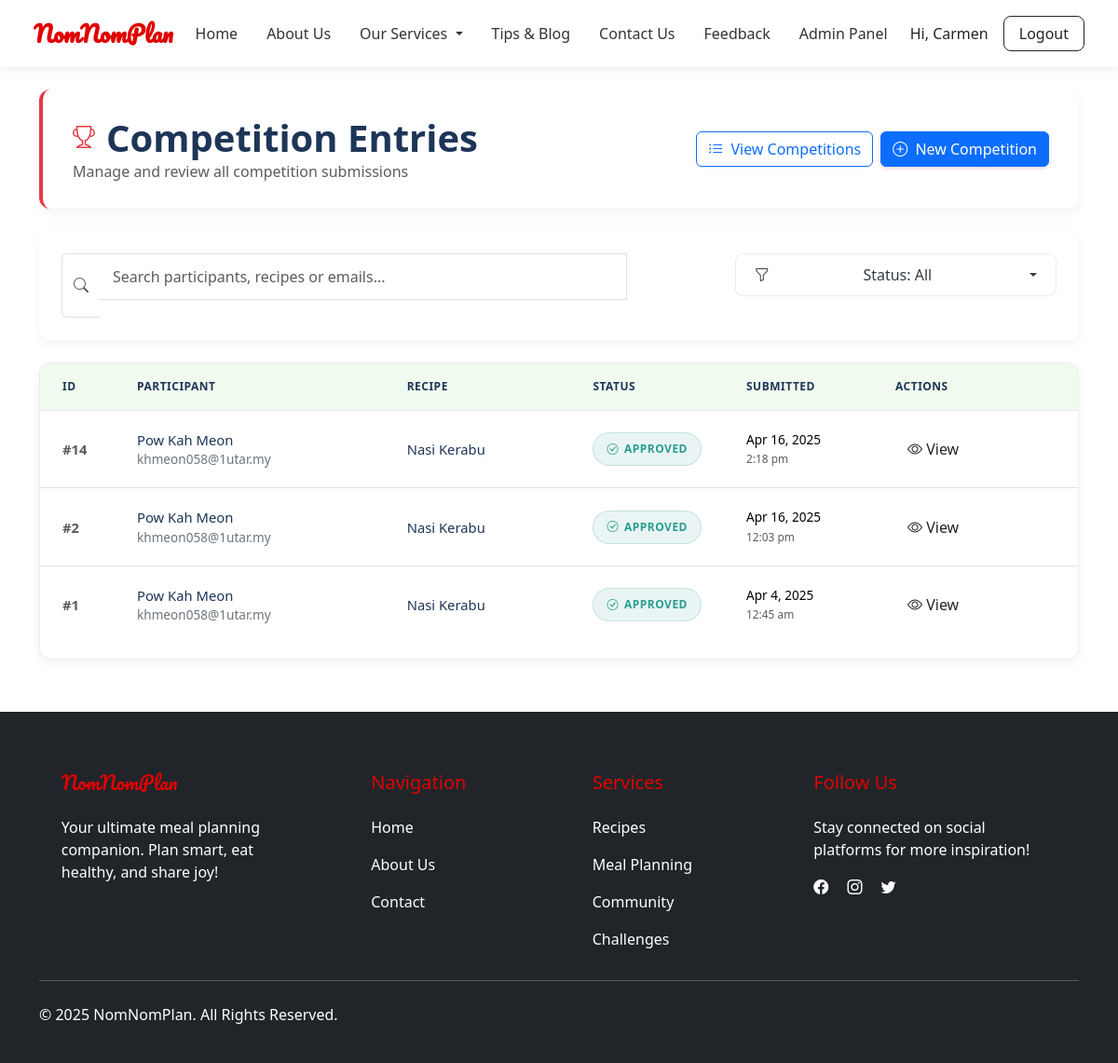
Screenshot of /competition-module/view-entries.php (signed in) with the database file from the repository.
### tables this page shows
CREATE TABLE `competition_entries` (
  `entry_id` int(11) NOT NULL,
  `user_id` int(11) NOT NULL,
  `competition_id` int(11) NOT NULL,
  `recipe_id` int(11) NOT NULL,
  `status` varchar(20) DEFAULT 'submitted',
  `submitted_at` datetime DEFAULT current_timestamp(),
  `winner_name` varchar(255) DEFAULT NULL
);

CREATE TABLE `users` (
  `id` int(11) NOT NULL,
  `name` varchar(100) NOT NULL,
  `email` varchar(100) NOT NULL,
  `avatar_url` varchar(255) DEFAULT NULL,
  `password` varchar(255) NOT NULL,
  `role` enum('user','admin') DEFAULT 'user',
  `created_at` timestamp NOT NULL DEFAULT current_timestamp(),
  `status` enum('active','pending','inactive') DEFAULT 'pending'
);

CREATE TABLE `recipes` (
  `id` int(11) NOT NULL,
  `title` varchar(255) NOT NULL,
  `description` text DEFAULT NULL,
  `ingredients` longtext DEFAULT NULL,
  `steps` longtext DEFAULT NULL,
  `cuisine` varchar(100) DEFAULT NULL,
  `prep_time` int(11) DEFAULT NULL,
  `cook_time` int(11) DEFAULT NULL,
  `total_time` int(11) DEFAULT NULL,
  `difficulty` enum('easy','medium','hard') DEFAULT NULL,
  `nutrition` longtext DEFAULT NULL,
  `status` enum('draft','pending','approved','rejected') DEFAULT 'pending',
  `is_public` tinyint(1) DEFAULT 1,
  `view_count` int(11) DEFAULT 0,
  `created_by` int(11) DEFAULT NULL,
  `created_at` timestamp NOT NULL DEFAULT current_timestamp(),
  `updated_at` timestamp NOT NULL DEFAULT current_timestamp() ON UPDATE current_timestamp(),
  `admin_note` text DEFAULT NULL,
  `image_url` varchar(255) DEFAULT NULL,
  `instructions` text DEFAULT NULL
);

### competition-module/view-entries.php (the view, shortened to what this page needs)
<?php
include '../includes/db.php';
$search = $_GET['search'] ?? '';
$status_filter = $_GET['status'] ?? 'all';
$sql = "SELECT
    ce.entry_id AS id,
    u.name AS name,
    u.email AS email,
    r.title AS recipe_name,
    ce.status,
    r.id AS recipe_id,
    ce.submitted_at
FROM competition_entries ce
JOIN users u ON ce.user_id = u.id
JOIN recipes r ON ce.recipe_id = r.id";
$sql .= " ORDER BY ce.submitted_at DESC";
$stmt = $conn->prepare($sql);
$stmt->execute();
$result = $stmt->get_result();
?>
<!DOCTYPE html>
<html lang="en">
<head>
    <link href="https://cdn.jsdelivr.net/npm/bootstrap@5.3.2/dist/css/bootstrap.min.css" rel="stylesheet">
    <link href="https://cdn.jsdelivr.net/npm/bootstrap-icons@1.10.5/font/bootstrap-icons.css" rel="stylesheet">
</head>
<body class="d-flex flex-column min-vh-100">
<?php include '../navbar.php'; ?>
<main class="container flex-grow-1 py-4">
    <div class="page-header">
        <div class="d-flex flex-column flex-md-row justify-content-between align-items-start align-items-md-center">
            <div class="mb-3 mb-md-0">
                <h1 class="page-title">
                    <i class="bi bi-trophy"></i> Competition Entries
                </h1>
                <p class="text-muted mb-0">Manage and review all competition submissions</p>
            </div>
            <div class="d-flex gap-2">
                <a href="competition-list.php" class="btn btn-outline-primary">
                    <i class="bi bi-list-ul me-1"></i> View Competitions
                </a>
                <a href="add-competition.php" class="btn btn-primary">
                    <i class="bi bi-plus-circle me-1"></i> New Competition
                </a>
            </div>
        </div>
    </div>
    <div class="search-container">
        <div class="row g-3">
            <div class="col-md-8">
                <form method="GET" class="d-flex align-items-center">
                    <div class="input-group">
                        <span class="input-group-text bg-white border-end-0">
                            <i class="bi bi-search text-muted"></i>
                        </span>
                        <input type="text" name="search" class="form-control search-input border-start-0"
                               placeholder="Search participants, recipes or emails..."
                               value="<?= htmlspecialchars($search) ?>">
                        <button type="submit" class="btn search-btn text-white">
                            <i class="bi bi-search me-1"></i> Search
                        </button>
                    </div>
                </form>
            </div>
            <div class="col-md-4">
                <div class="filter-dropdown">
                    <div class="dropdown">
                        <button class="btn dropdown-toggle" type="button"
                                id="filterDropdown" data-bs-toggle="dropdown" aria-expanded="false">
                            <i class="bi bi-funnel me-1"></i>
                            <span class="filter-text">Status: <?= ucfirst($status_filter) ?></span>
                        </button>
                    </div>
                </div>
            </div>
        </div>
    </div>
    <?php if (mysqli_num_rows($result) > 0): ?>
        <div class="table-container">
            <div class="table-responsive">
                <table class="table table-hover align-middle">
                    <thead>
                        <tr>
                            <th width="80">ID</th>
                            <th>Participant</th>
                            <th>Recipe</th>
                            <th width="140">Status</th>
                            <th width="160">Submitted</th>
                            <th width="220">Actions</th>
                        </tr>
                    </thead>
                    <tbody>
                        <?php while ($row = $result->fetch_assoc()): ?>
                            <tr>
                                <td class="fw-semibold text-muted">#<?= htmlspecialchars($row['id']) ?></td>
                                <td>
                                    <div class="d-flex flex-column">
                                        <span class="participant-name"><?= htmlspecialchars($row['name']) ?></span>
                                        <span class="participant-email"><?= htmlspecialchars($row['email']) ?></span>
                                    </div>
                                </td>
                                <td>
                                    <a href="view.php?id=<?= $row['recipe_id'] ?>" class="recipe-name text-decoration-none">
                                        <?= htmlspecialchars($row['recipe_name']) ?>
                                    </a>
                                </td>
                                <td>
                                    <span class="status-badge badge-<?= strtolower($row['status']) ?>">
                                        <i class="bi <?=
                                            match(strtolower($row['status'])) {
                                                'approved' => 'bi-check-circle',
                                                'rejected' => 'bi-x-circle',
                                                'pending' => 'bi-hourglass',
                                                'submitted' => 'bi-send',
                                                default => 'bi-question-circle'
                                            }
                                        ?>"></i>
                                        <?= htmlspecialchars($row['status']) ?>
                                    </span>
                                </td>
                                <td class="submission-date">
                                    <?= date("M j, Y", strtotime($row['submitted_at'])) ?>
                                    <br>
                                    <small class="text-muted"><?= date("g:i a", strtotime($row['submitted_at'])) ?></small>
                                </td>
                                <td>
                                    <div class="action-btns">
                                        <a href="view.php?id=<?= $row['recipe_id'] ?>"
                                           class="btn action-btn view-btn"
                                           data-bs-toggle="tooltip" data-bs-placement="top" title="View Recipe">
                                            <i class="bi bi-eye"></i>
                                            <span class="d-none d-md-inline">View</span>
                                        </a>
                                    </div>
                                </td>
                            </tr>
                        <?php endwhile; ?>
                    </tbody>
                </table>
            </div>
        </div>
    <?php endif; ?>
</main>
<?php include '../includes/footer.php'; ?>
</body>
</html>

### competition-module/view-entries.php (style rules this page uses)
:root { --primary-color: #E63946; --primary-light: rgba(230, 57, 70, 0.1); --success-color: #2A9D8F; --success-light: rgba(42, 157, 143, 0.1); --danger-color: #E76F51; --danger-light: rgba(231, 111, 81, 0.1); --warning-color: #F4A261; --warning-light: rgba(244, 162, 97, 0.1); --info-color: #457B9D; --info-light: rgba(69, 123, 157, 0.1); --dark-color: #1D3557; --light-color: #F1FAEE; --gray-100: #f8f9fa; --gray-200: #e9ecef; --gray-300: #dee2e6; --gray-500: #adb5bd; --gray-600: #6c757d; --gray-800: #343a40; --border-radius: 12px; --box-shadow: 0 4px 12px rgba(0, 0, 0, 0.05); --transition: all 0.2s ease-in-out; }
body { font-family: 'Inter', -apple-system, BlinkMacSystemFont, sans-serif; background-color: #f8fafc; color: var(--gray-800); line-height: 1.6; }
.page-header { background-color: white; border-radius: var(--border-radius); padding: 1.75rem 2rem; margin-bottom: 1.5rem; box-shadow: var(--box-shadow); border-left: 4px solid var(--primary-color); }
.page-title { color: var(--dark-color); font-weight: 700; margin-bottom: 0; display: flex; align-items: center; gap: 0.75rem; }
.page-title i { color: var(--primary-color); font-size: 1.5rem; }
.btn-primary { background-color: var(--primary-color); border-color: var(--primary-color); font-weight: 600; padding: 0.625rem 1.5rem; border-radius: 8px; transition: var(--transition); box-shadow: 0 2px 4px rgba(230, 57, 70, 0.2); }
.btn-outline-primary { color: var(--primary-color); border-color: var(--primary-color); font-weight: 500; }
.search-container { background-color: white; border-radius: var(--border-radius); padding: 1.5rem; box-shadow: var(--box-shadow); margin-bottom: 1.5rem; }
.search-input { border-radius: 8px; padding: 0.625rem 1rem; border: 1px solid var(--gray-200); transition: var(--transition); font-size: 0.95rem; }
.search-btn { border-radius: 8px; padding: 0.625rem 1.5rem; background-color: var(--primary-color); border: none; font-weight: 500; transition: var(--transition); }
.filter-dropdown .dropdown-toggle { border-radius: 8px; padding: 0.625rem 1.25rem; background-color: white; color: var(--gray-800); border: 1px solid var(--gray-200); font-weight: 500; width: 100%; text-align: left; display: flex; align-items: center; justify-content: space-between; transition: var(--transition); }
.filter-dropdown .dropdown-toggle::after { margin-left: 0.5rem; }
.table-container { background-color: white; border-radius: var(--border-radius); box-shadow: var(--box-shadow); overflow: hidden; margin-bottom: 2rem; border: 1px solid var(--gray-200); }
.table { margin-bottom: 0; font-size: 0.925rem; }
.table thead th { background-color: var(--light-color); color: var(--dark-color); font-weight: 600; padding: 1rem 1.5rem; text-transform: uppercase; font-size: 0.75rem; letter-spacing: 0.5px; border-bottom: 1px solid var(--gray-200); white-space: nowrap; }
.table tbody td { padding: 1.25rem 1.5rem; vertical-align: middle; border-top: 1px solid var(--gray-200); }
.table tbody tr:last-child td { border-bottom: none; }
.status-badge { display: inline-flex; align-items: center; gap: 6px; padding: 0.5rem 0.875rem; border-radius: 50px; font-size: 0.75rem; font-weight: 600; text-transform: uppercase; letter-spacing: 0.5px; transition: var(--transition); }
.badge-approved { background-color: var(--success-light); color: var(--success-color); border: 1px solid rgba(42, 157, 143, 0.2); }
.action-btn { border-radius: 6px; padding: 0.5rem 0.875rem; font-size: 0.825rem; font-weight: 500; margin-right: 0.5rem; transition: var(--transition); border: 1px solid transparent; display: inline-flex; align-items: center; gap: 0.25rem; }
.view-btn { background-color: white; color: var(--primary-color); border-color: var(--primary-color); }
.submission-date { font-size: 0.85rem; color: var(--gray-600); white-space: nowrap; }
.recipe-name { font-weight: 500; color: var(--dark-color); transition: var(--transition); }
.participant-name { font-weight: 500; color: var(--dark-color); }
.participant-email { font-size: 0.85rem; color: var(--gray-600); word-break: break-all; }
.action-btns { display: flex; flex-wrap: wrap; gap: 0.5rem; }

### navbar.php (style rules this page uses)
:root { --primary: #e00000; --secondary: rgb(238, 140, 140); }
.form-control { padding: 12px 15px; border-radius: 10px; border: 1px solid #e0e0e0; margin-bottom: 1.2rem; }

### rows the page displays
competition_entries: entry_id "14", user.name "Pow Kah Meon", user.email "khmeon058@1utar.my", recipe.title "Nasi Kerabu", status "APPROVED", submitted_at "Apr 16, 2025", submitted_at "2:18 pm"
competition_entries: entry_id "2", user.name "Pow Kah Meon", user.email "khmeon058@1utar.my", recipe.title "Nasi Kerabu", status "APPROVED", submitted_at "Apr 16, 2025", submitted_at "12:03 pm"
competition_entries: entry_id "1", user.name "Pow Kah Meon", user.email "khmeon058@1utar.my", recipe.title "Nasi Kerabu", status "APPROVED", submitted_at "Apr 4, 2025", submitted_at "12:45 am"

### other values shown
$_SESSION['user_name'] "Carmen"
$status_filter "All"
